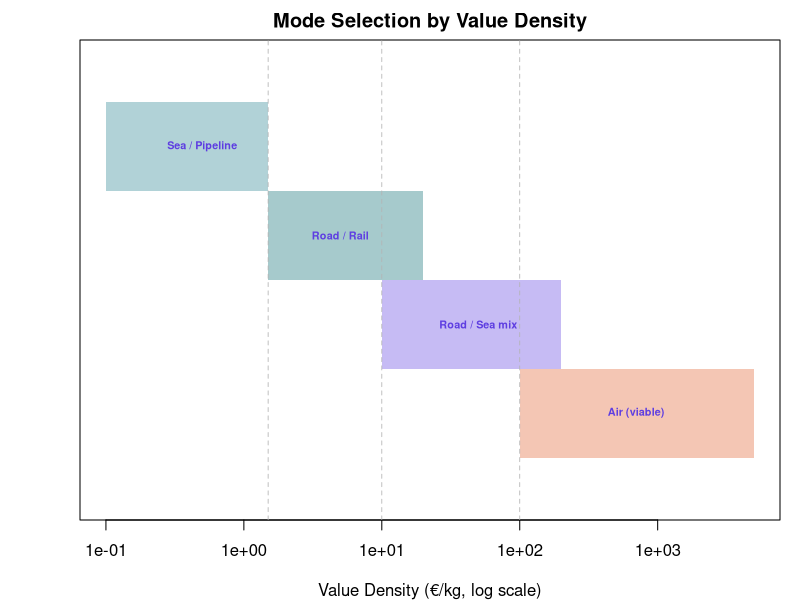

The R source for this figure:
## ---- chunk 1
#| fig-height: 4.5
#| fig-width: 4
#| echo: false
#| fig-cap: "Mode viability zones by value density and shipment size"

par(mar = c(4, 4, 2, 1), bg = "white")

# Value density axis (log scale)
vd <- c(0.1, 0.5, 5, 50, 500, 5000)
plot(1, type = "n",
     xlim = c(0.1, 5000), ylim = c(0, 5),
     log = "x",
     xlab = "Value Density (€/kg, log scale)",
     ylab = "",
     yaxt = "n",
     main = "Mode Selection by Value Density")

# Mode bands
rect(0.1, 3.5, 1.5, 4.5, col = adjustcolor("#20808D", 0.35), border = NA)
rect(1.5, 2.5, 20, 3.5, col = adjustcolor("#01696F", 0.35), border = NA)
rect(10, 1.5, 200, 2.5, col = adjustcolor("#5E3EE1", 0.35), border = NA)
rect(100, 0.5, 5000, 1.5, col = adjustcolor("#e05c2a", 0.35), border = NA)

text(0.5, 4.0, "Sea / Pipeline", cex = 0.65, col = "#5E3EE1", font = 2)
text(5, 3.0, "Road / Rail", cex = 0.65, col = "#5E3EE1", font = 2)
text(50, 2.0, "Road / Sea mix", cex = 0.65, col = "#5E3EE1", font = 2)
text(700, 1.0, "Air (viable)", cex = 0.65, col = "#5E3EE1", font = 2)

abline(v = c(1.5, 10, 100), lty = 2, col = "gray70", lwd = 0.8)
